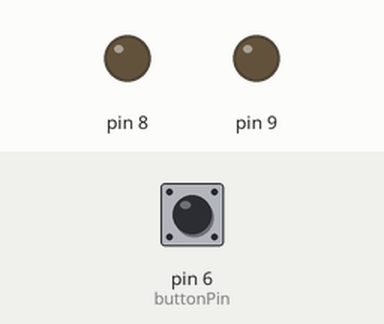
The sketch below on a simulated Arduino Uno, built with avr-gcc and run on an emulated ATmega328P. Shown: output pins drawn as LEDs (lit = HIGH). The inputs (shaded band) are chosen by the test bench; at power-on: pin 6 (buttonPin) LOW.

Above: at 1.2 s.
1.3 s: pin 6 (buttonPin) pulled HIGH for 0.15 s
At 1.9 s:
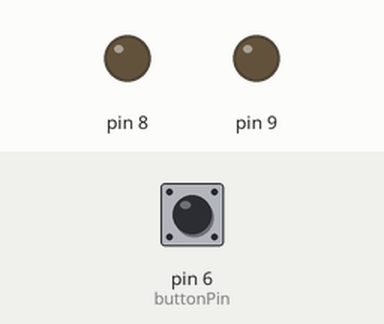
3.0 s: pin 6 (buttonPin) pulled HIGH for 1 s
At 3.19 s:
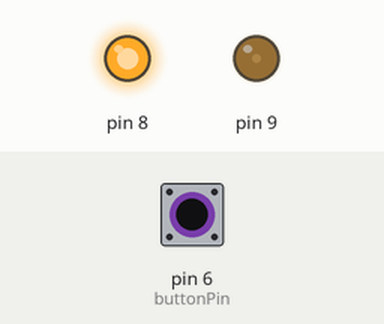
6.0 s: pin 6 (buttonPin) pulled HIGH for 0.15 s
At 6.7 s:
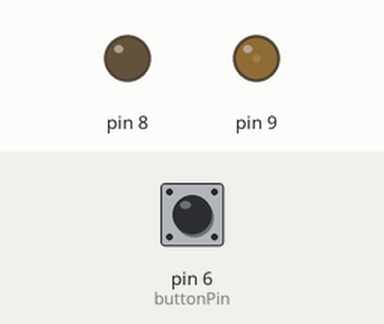
7.7 s: pin 6 (buttonPin) pulled HIGH for 3.2 s
At 7.89 s:
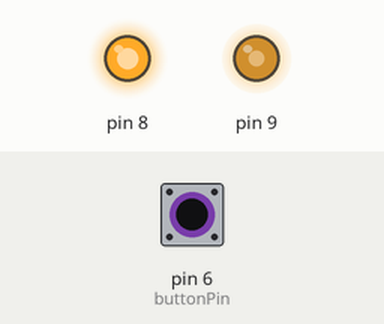
12.4 s: pin 6 (buttonPin) pulled HIGH for 3.2 s
At 15.03 s:
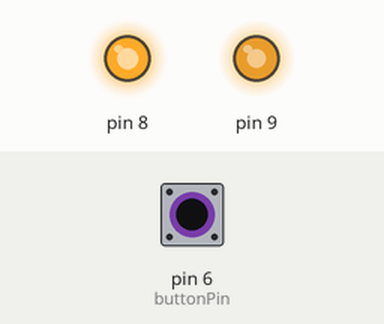
Timing chart, 0 to 17.1 s (numbered marks = the images above; inputs shaded):
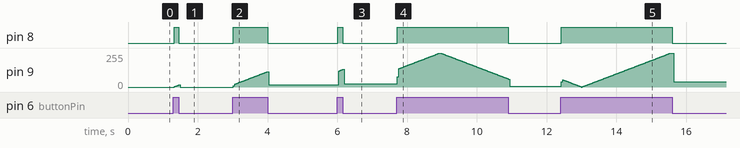

The sketch:

simpleSwitch.ino
```cpp
int buttonState = 0;         // variable for reading the pushbutton status
int buttonPin = 6;
int brightness = 0;    // how bright the LED is
int fadeAmount = 2;    // how many points to fade the LED by

void setup() {
  // put your setup code here, to run once:
  pinMode(9, OUTPUT);
  pinMode(8, OUTPUT);

  pinMode(buttonPin, INPUT);
}

void loop() {
  // read the state of the pushbutton value:
  buttonState = digitalRead(buttonPin);
  analogWrite(9, brightness);

 // check if the pushbutton is pressed. If it is, the buttonState is HIGH:
  if (buttonState == HIGH) {
    // turn LED on:
      // change the brightness for next time through the loop:
  brightness = brightness + fadeAmount;
  // reverse the direction of the fading at the ends of the fade:
  if (brightness <= 0 || brightness >= 255) {
    fadeAmount = -fadeAmount;
  }
  // wait for 20 milliseconds to see the dimming effect
    delay(20);
    digitalWrite(8, HIGH);
  } else {
    // turn LED off:
    digitalWrite(9,LOW);
    digitalWrite(8, LOW);
  }


}
```

Measured:
- after the input at 1.3 s, pin 8: LOW → HIGH at once, → LOW 0.14 s later; pin 9: rises from 0/255 to 16/255 in 0.14 s, then falls to 0/255 in 0.04 s
- after the input at 3.0 s, pin 8: LOW → HIGH at once, → LOW 0.98 s later; pin 9: rises from 0/255 to 116/255 in 0.98 s, then falls to 17/255 in 0.04 s
- after the input at 6.0 s, pin 8: LOW → HIGH at once, → LOW 0.14 s later; pin 9: 17/255 → 23/255 at once
- after the input at 7.7 s, pin 8: LOW → HIGH at once, → LOW 3.2 s later; pin 9: rises from 23/255 to 255/255 in 1.2 s, then falls to 6/255 in 2.0 s
- after the input at 12.4 s, pin 8: LOW → HIGH at once, → LOW 3.2 s later
